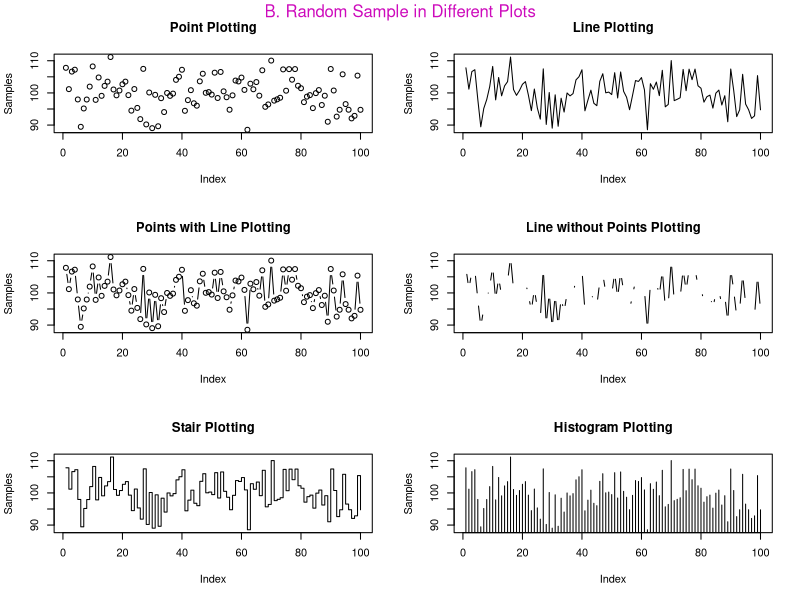

This figure's R source:
library('stats')
options(warn = -1) #For disable any kind of warnings !!!

#a. Sampling of Normal Distribution with mean = 100 & S.D. = 5
x <- c(rnorm(100, mean = 100L, sd = 5L))
cat("\n\t\t Practical 1 \n\n A. Random Sample of Normal Distribution (x) :\n\n")
print(x)
cat('\n\n')

#b. Plotting of the Samples in a 3 * 2 matrix
par(mfrow = c(3, 2), col = 'black') # Matrix Designing
plot(x, ylab = "Samples", main = 'Point Plotting')
plot(x,
     ylab = "Samples",
     main = 'Line Plotting',
     type = 'l')
plot(x,
     ylab = "Samples",
     main = 'Points with Line Plotting',
     type = 'b')
plot(x,
     ylab = "Samples",
     main = 'Line without Points Plotting',
     type = 'c')
plot(x,
     ylab = "Samples",
     main = 'Stair Plotting',
     type = 's')
plot(x,
     ylab = "Samples",
     main = 'Histogram Plotting',
     type = 'h')
mtext(
  'B. Random Sample in Different Plots',
  line = -1.5 ,
  outer = TRUE,
  col = 6
)

#c. Hypothesis Testing for mean=100
result <- t.test(x, mu = 100)
print('C. Hypothesis testing for Mean = 100')
print(result)

#d. Wilcox Testing for mean=90
result <- wilcox.test(x, mu = 90)
print('D. Wilcox test for Mean/Location = 90')
print(result)